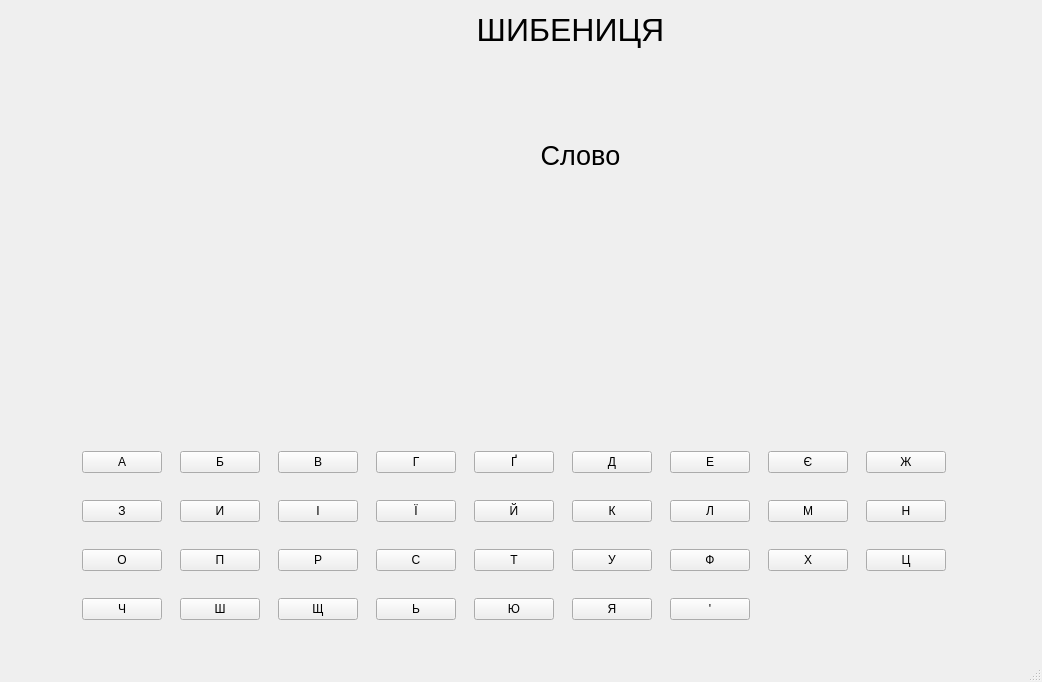
<?xml version="1.0" encoding="UTF-8"?>
<ui version="4.0">
 <class>MainWindow</class>
 <widget class="QMainWindow" name="MainWindow">
  <property name="geometry">
   <rect>
    <x>0</x>
    <y>0</y>
    <width>1042</width>
    <height>682</height>
   </rect>
  </property>
  <property name="windowTitle">
   <string>MainWindow</string>
  </property>
  <property name="styleSheet">
   <string notr="true">
background-image: url(:/images/blueNormal.jpg);
background-repeat: no-repeat;
</string>
  </property>
  <widget class="QWidget" name="centralwidget">
   <widget class="QWidget" name="gridLayoutWidget">
    <property name="geometry">
     <rect>
      <x>70</x>
      <y>430</y>
      <width>895</width>
      <height>211</height>
     </rect>
    </property>
    <layout class="QGridLayout" name="gridLayout">
     <property name="sizeConstraint">
      <enum>QLayout::SetDefaultConstraint</enum>
     </property>
     <item row="0" column="0">
      <widget class="QPushButton" name="pushButton_A">
       <property name="sizePolicy">
        <sizepolicy hsizetype="Fixed" vsizetype="Fixed">
         <horstretch>0</horstretch>
         <verstretch>0</verstretch>
        </sizepolicy>
       </property>
       <property name="text">
        <string>А</string>
       </property>
      </widget>
     </item>
     <item row="3" column="1">
      <widget class="QPushButton" name="pushButton_SH">
       <property name="sizePolicy">
        <sizepolicy hsizetype="Fixed" vsizetype="Fixed">
         <horstretch>0</horstretch>
         <verstretch>0</verstretch>
        </sizepolicy>
       </property>
       <property name="text">
        <string>Ш</string>
       </property>
      </widget>
     </item>
     <item row="3" column="2">
      <widget class="QPushButton" name="pushButton_SCH">
       <property name="sizePolicy">
        <sizepolicy hsizetype="Fixed" vsizetype="Fixed">
         <horstretch>0</horstretch>
         <verstretch>0</verstretch>
        </sizepolicy>
       </property>
       <property name="text">
        <string>Щ</string>
       </property>
      </widget>
     </item>
     <item row="1" column="5">
      <widget class="QPushButton" name="pushButton_K">
       <property name="text">
        <string>К</string>
       </property>
      </widget>
     </item>
     <item row="1" column="3">
      <widget class="QPushButton" name="pushButton_YI">
       <property name="text">
        <string>Ї</string>
       </property>
      </widget>
     </item>
     <item row="1" column="1">
      <widget class="QPushButton" name="pushButton_UI">
       <property name="text">
        <string>И</string>
       </property>
      </widget>
     </item>
     <item row="0" column="3">
      <widget class="QPushButton" name="pushButton_G">
       <property name="sizePolicy">
        <sizepolicy hsizetype="Fixed" vsizetype="Fixed">
         <horstretch>0</horstretch>
         <verstretch>0</verstretch>
        </sizepolicy>
       </property>
       <property name="text">
        <string>Г</string>
       </property>
      </widget>
     </item>
     <item row="0" column="6">
      <widget class="QPushButton" name="pushButton_E">
       <property name="sizePolicy">
        <sizepolicy hsizetype="Fixed" vsizetype="Fixed">
         <horstretch>0</horstretch>
         <verstretch>0</verstretch>
        </sizepolicy>
       </property>
       <property name="text">
        <string>Е</string>
       </property>
      </widget>
     </item>
     <item row="0" column="7">
      <widget class="QPushButton" name="pushButton_YE">
       <property name="sizePolicy">
        <sizepolicy hsizetype="Fixed" vsizetype="Fixed">
         <horstretch>0</horstretch>
         <verstretch>0</verstretch>
        </sizepolicy>
       </property>
       <property name="text">
        <string>Є</string>
       </property>
      </widget>
     </item>
     <item row="3" column="3">
      <widget class="QPushButton" name="pushButton_MYAHKIY">
       <property name="sizePolicy">
        <sizepolicy hsizetype="Fixed" vsizetype="Fixed">
         <horstretch>0</horstretch>
         <verstretch>0</verstretch>
        </sizepolicy>
       </property>
       <property name="text">
        <string>Ь</string>
       </property>
      </widget>
     </item>
     <item row="0" column="1">
      <widget class="QPushButton" name="pushButton_B">
       <property name="sizePolicy">
        <sizepolicy hsizetype="Fixed" vsizetype="Fixed">
         <horstretch>0</horstretch>
         <verstretch>0</verstretch>
        </sizepolicy>
       </property>
       <property name="text">
        <string>Б</string>
       </property>
       <property name="iconSize">
        <size>
         <width>16</width>
         <height>16</height>
        </size>
       </property>
       <property name="autoDefault">
        <bool>false</bool>
       </property>
      </widget>
     </item>
     <item row="0" column="4">
      <widget class="QPushButton" name="pushButton_GG">
       <property name="sizePolicy">
        <sizepolicy hsizetype="Fixed" vsizetype="Fixed">
         <horstretch>0</horstretch>
         <verstretch>0</verstretch>
        </sizepolicy>
       </property>
       <property name="text">
        <string>Ґ</string>
       </property>
      </widget>
     </item>
     <item row="1" column="0">
      <widget class="QPushButton" name="pushButton_ZE">
       <property name="text">
        <string>З</string>
       </property>
      </widget>
     </item>
     <item row="3" column="4">
      <widget class="QPushButton" name="pushButton_YU">
       <property name="sizePolicy">
        <sizepolicy hsizetype="Fixed" vsizetype="Fixed">
         <horstretch>0</horstretch>
         <verstretch>0</verstretch>
        </sizepolicy>
       </property>
       <property name="text">
        <string>Ю</string>
       </property>
      </widget>
     </item>
     <item row="3" column="6">
      <widget class="QPushButton" name="pushButton_APOSTR">
       <property name="text">
        <string>'</string>
       </property>
      </widget>
     </item>
     <item row="2" column="4">
      <widget class="QPushButton" name="pushButton_T">
       <property name="sizePolicy">
        <sizepolicy hsizetype="Fixed" vsizetype="Fixed">
         <horstretch>0</horstretch>
         <verstretch>0</verstretch>
        </sizepolicy>
       </property>
       <property name="text">
        <string>Т</string>
       </property>
      </widget>
     </item>
     <item row="2" column="2">
      <widget class="QPushButton" name="pushButton_R">
       <property name="sizePolicy">
        <sizepolicy hsizetype="Fixed" vsizetype="Fixed">
         <horstretch>0</horstretch>
         <verstretch>0</verstretch>
        </sizepolicy>
       </property>
       <property name="text">
        <string>Р</string>
       </property>
      </widget>
     </item>
     <item row="0" column="2">
      <widget class="QPushButton" name="pushButton_V">
       <property name="sizePolicy">
        <sizepolicy hsizetype="Fixed" vsizetype="Fixed">
         <horstretch>0</horstretch>
         <verstretch>0</verstretch>
        </sizepolicy>
       </property>
       <property name="text">
        <string>В</string>
       </property>
      </widget>
     </item>
     <item row="3" column="0">
      <widget class="QPushButton" name="pushButton_CH">
       <property name="sizePolicy">
        <sizepolicy hsizetype="Fixed" vsizetype="Fixed">
         <horstretch>0</horstretch>
         <verstretch>0</verstretch>
        </sizepolicy>
       </property>
       <property name="text">
        <string>Ч</string>
       </property>
      </widget>
     </item>
     <item row="1" column="4">
      <widget class="QPushButton" name="pushButton_YOT">
       <property name="text">
        <string>Й</string>
       </property>
      </widget>
     </item>
     <item row="2" column="6">
      <widget class="QPushButton" name="pushButton_EF">
       <property name="sizePolicy">
        <sizepolicy hsizetype="Fixed" vsizetype="Fixed">
         <horstretch>0</horstretch>
         <verstretch>0</verstretch>
        </sizepolicy>
       </property>
       <property name="text">
        <string>Ф</string>
       </property>
      </widget>
     </item>
     <item row="2" column="3">
      <widget class="QPushButton" name="pushButton_S">
       <property name="sizePolicy">
        <sizepolicy hsizetype="Fixed" vsizetype="Fixed">
         <horstretch>0</horstretch>
         <verstretch>0</verstretch>
        </sizepolicy>
       </property>
       <property name="text">
        <string>С</string>
       </property>
      </widget>
     </item>
     <item row="1" column="7">
      <widget class="QPushButton" name="pushButton_M">
       <property name="sizePolicy">
        <sizepolicy hsizetype="Fixed" vsizetype="Fixed">
         <horstretch>0</horstretch>
         <verstretch>0</verstretch>
        </sizepolicy>
       </property>
       <property name="text">
        <string>М</string>
       </property>
      </widget>
     </item>
     <item row="2" column="0">
      <widget class="QPushButton" name="pushButton_O">
       <property name="sizePolicy">
        <sizepolicy hsizetype="Fixed" vsizetype="Fixed">
         <horstretch>0</horstretch>
         <verstretch>0</verstretch>
        </sizepolicy>
       </property>
       <property name="text">
        <string>О</string>
       </property>
      </widget>
     </item>
     <item row="2" column="5">
      <widget class="QPushButton" name="pushButton_U">
       <property name="sizePolicy">
        <sizepolicy hsizetype="Fixed" vsizetype="Fixed">
         <horstretch>0</horstretch>
         <verstretch>0</verstretch>
        </sizepolicy>
       </property>
       <property name="text">
        <string>У</string>
       </property>
      </widget>
     </item>
     <item row="0" column="5">
      <widget class="QPushButton" name="pushButton_D">
       <property name="sizePolicy">
        <sizepolicy hsizetype="Fixed" vsizetype="Fixed">
         <horstretch>0</horstretch>
         <verstretch>0</verstretch>
        </sizepolicy>
       </property>
       <property name="text">
        <string>Д</string>
       </property>
      </widget>
     </item>
     <item row="1" column="2">
      <widget class="QPushButton" name="pushButton_I">
       <property name="text">
        <string>І</string>
       </property>
      </widget>
     </item>
     <item row="1" column="6">
      <widget class="QPushButton" name="pushButton_L">
       <property name="sizePolicy">
        <sizepolicy hsizetype="Fixed" vsizetype="Fixed">
         <horstretch>0</horstretch>
         <verstretch>0</verstretch>
        </sizepolicy>
       </property>
       <property name="text">
        <string>Л</string>
       </property>
      </widget>
     </item>
     <item row="2" column="7">
      <widget class="QPushButton" name="pushButton_HA">
       <property name="sizePolicy">
        <sizepolicy hsizetype="Fixed" vsizetype="Fixed">
         <horstretch>0</horstretch>
         <verstretch>0</verstretch>
        </sizepolicy>
       </property>
       <property name="text">
        <string>Х</string>
       </property>
      </widget>
     </item>
     <item row="3" column="5">
      <widget class="QPushButton" name="pushButton_YA">
       <property name="text">
        <string>Я</string>
       </property>
      </widget>
     </item>
     <item row="2" column="1">
      <widget class="QPushButton" name="pushButton_P">
       <property name="sizePolicy">
        <sizepolicy hsizetype="Fixed" vsizetype="Fixed">
         <horstretch>0</horstretch>
         <verstretch>0</verstretch>
        </sizepolicy>
       </property>
       <property name="text">
        <string>П</string>
       </property>
      </widget>
     </item>
     <item row="0" column="8">
      <widget class="QPushButton" name="pushButton_ZHE">
       <property name="sizePolicy">
        <sizepolicy hsizetype="Fixed" vsizetype="Fixed">
         <horstretch>0</horstretch>
         <verstretch>0</verstretch>
        </sizepolicy>
       </property>
       <property name="text">
        <string>Ж</string>
       </property>
      </widget>
     </item>
     <item row="1" column="8">
      <widget class="QPushButton" name="pushButton_N">
       <property name="sizePolicy">
        <sizepolicy hsizetype="Fixed" vsizetype="Fixed">
         <horstretch>0</horstretch>
         <verstretch>0</verstretch>
        </sizepolicy>
       </property>
       <property name="text">
        <string>Н</string>
       </property>
      </widget>
     </item>
     <item row="2" column="8">
      <widget class="QPushButton" name="pushButtonTS">
       <property name="text">
        <string>Ц</string>
       </property>
      </widget>
     </item>
    </layout>
   </widget>
   <widget class="QLabel" name="label_find">
    <property name="geometry">
     <rect>
      <x>470</x>
      <y>210</y>
      <width>211</width>
      <height>91</height>
     </rect>
    </property>
    <property name="text">
     <string/>
    </property>
   </widget>
   <widget class="QLabel" name="label_infoWin">
    <property name="geometry">
     <rect>
      <x>710</x>
      <y>220</y>
      <width>341</width>
      <height>81</height>
     </rect>
    </property>
    <property name="text">
     <string/>
    </property>
   </widget>
   <widget class="QLabel" name="label_fone">
    <property name="geometry">
     <rect>
      <x>70</x>
      <y>30</y>
      <width>321</width>
      <height>371</height>
     </rect>
    </property>
    <property name="styleSheet">
     <string notr="true">background-image: url(:/images/paper.png)</string>
    </property>
    <property name="text">
     <string/>
    </property>
   </widget>
   <widget class="QLabel" name="label_1">
    <property name="geometry">
     <rect>
      <x>50</x>
      <y>290</y>
      <width>141</width>
      <height>91</height>
     </rect>
    </property>
    <property name="text">
     <string/>
    </property>
   </widget>
   <widget class="QLabel" name="label_2">
    <property name="geometry">
     <rect>
      <x>50</x>
      <y>160</y>
      <width>141</width>
      <height>131</height>
     </rect>
    </property>
    <property name="text">
     <string/>
    </property>
   </widget>
   <widget class="QLabel" name="label_3">
    <property name="geometry">
     <rect>
      <x>60</x>
      <y>80</y>
      <width>141</width>
      <height>91</height>
     </rect>
    </property>
    <property name="text">
     <string/>
    </property>
   </widget>
   <widget class="QLabel" name="label_4">
    <property name="geometry">
     <rect>
      <x>100</x>
      <y>20</y>
      <width>91</width>
      <height>61</height>
     </rect>
    </property>
    <property name="text">
     <string/>
    </property>
   </widget>
   <widget class="QLabel" name="label_5">
    <property name="geometry">
     <rect>
      <x>230</x>
      <y>70</y>
      <width>49</width>
      <height>31</height>
     </rect>
    </property>
    <property name="text">
     <string/>
    </property>
   </widget>
   <widget class="QLabel" name="label">
    <property name="geometry">
     <rect>
      <x>190</x>
      <y>70</y>
      <width>171</width>
      <height>241</height>
     </rect>
    </property>
    <property name="text">
     <string/>
    </property>
   </widget>
   <widget class="QLabel" name="label_6">
    <property name="geometry">
     <rect>
      <x>190</x>
      <y>270</y>
      <width>171</width>
      <height>41</height>
     </rect>
    </property>
    <property name="text">
     <string/>
    </property>
   </widget>
   <widget class="QLabel" name="label_7">
    <property name="geometry">
     <rect>
      <x>170</x>
      <y>20</y>
      <width>91</width>
      <height>61</height>
     </rect>
    </property>
    <property name="text">
     <string/>
    </property>
   </widget>
   <widget class="QLabel" name="label_8">
    <property name="geometry">
     <rect>
      <x>470</x>
      <y>120</y>
      <width>221</width>
      <height>71</height>
     </rect>
    </property>
    <property name="text">
     <string>&lt;html&gt;&lt;head/&gt;&lt;body&gt;&lt;p align=&quot;center&quot;&gt;&lt;span style=&quot; font-size:20pt;&quot;&gt;Слово&lt;/span&gt;&lt;/p&gt;&lt;/body&gt;&lt;/html&gt;</string>
    </property>
   </widget>
   <widget class="QLabel" name="label_9">
    <property name="geometry">
     <rect>
      <x>430</x>
      <y>0</y>
      <width>281</width>
      <height>61</height>
     </rect>
    </property>
    <property name="text">
     <string>&lt;html&gt;&lt;head/&gt;&lt;body&gt;&lt;p align=&quot;center&quot;&gt;&lt;span style=&quot; font-size:24pt;&quot;&gt;ШИБЕНИЦЯ&lt;/span&gt;&lt;/p&gt;&lt;/body&gt;&lt;/html&gt;</string>
    </property>
   </widget>
  </widget>
  <widget class="QMenuBar" name="menubar">
   <property name="geometry">
    <rect>
     <x>0</x>
     <y>0</y>
     <width>1042</width>
     <height>25</height>
    </rect>
   </property>
  </widget>
  <widget class="QStatusBar" name="statusbar"/>
 </widget>
 <resources/>
 <connections/>
</ui>
